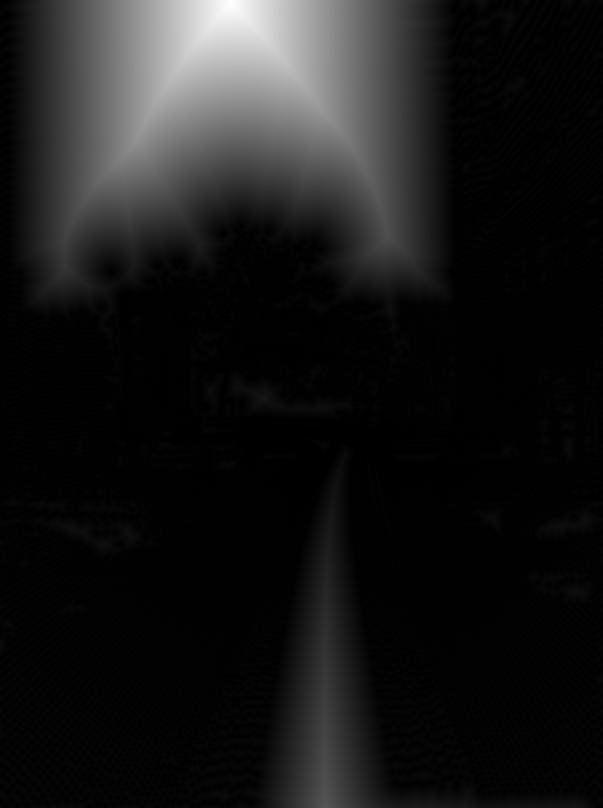
//> input picture data/distance_transform.jpg, 603 x 808 px
$ ./lasercut_test ../../data/distance_transform.jpg   (built with g++ and OpenCV 4)
//> lines starting //> are read from the running program, lines starting //| are printed output that depends on the picture; after the words box and inside, x2 and y2 are one past the last pixel; in counts of white or black regions, pixels touching at a corner belong together
### code/lasercut/lasercut.hpp
#ifndef _FURRY_LASER_CUT_
#define _FURRY_LASER_CUT_

#include <opencv2/core/core.hpp>

namespace furry
{

enum
  {
    LC_BGD    = 0,  //!< background
    LC_FGD    = 1,  //!< foreground
    LC_PR_BGD = 2,  //!< most probably background
    LC_PR_FGD = 3   //!< most probably foreground
  };


//! GrabCut algorithm flags
enum
  {

    LC_INIT_WITH_RECT  = 0,
    LC_INIT_WITH_MASK  = 1,
    LC_EVAL            = 2
  };


//! segments the image using GrabCut algorithm
void lasercut(cv::InputArray img, cv::InputOutputArray mask, cv::Rect rect,
              cv::InputOutputArray bgdModel, cv::InputOutputArray fgdModel,
              int iterCount, int mode = LC_EVAL );

void lasercut(cv::InputArray img, cv::InputArray dist_img,
              cv::InputOutputArray mask, cv::Rect rect,
              cv::InputOutputArray bgdModel, cv::InputOutputArray fgdModel,
              int iterCount, int mode = LC_EVAL );

} // furry

#endif

### code/lasercut/lasercut.cpp
// [40 lines of licence text are left out]

#include "precomp.hpp"
#include "lcgraph.hpp"
#include <limits>
#include <gflags/gflags.h>

using namespace cv;

/*
This is implementation of image segmentation algorithm GrabCut described in
"GrabCut — Interactive Foreground Extraction using Iterated Graph Cuts".
Carsten Rother, Vladimir Kolmogorov, Andrew Blake.
 */

/*
 GMM - Gaussian Mixture Model
*/
class GMM
{
public:
    static const int componentsCount = 5;

    GMM( Mat& _model );
    double operator()( const Vec3d color ) const;
    double operator()( int ci, const Vec3d color ) const;
    int whichComponent( const Vec3d color ) const;

    void initLearning();
    void addSample( int ci, const Vec3d color );
    void endLearning();

private:
    void calcInverseCovAndDeterm( int ci );
    Mat model;
    double* coefs;
    double* mean;
    double* cov;

    double inverseCovs[componentsCount][3][3];
    double covDeterms[componentsCount];

    double sums[componentsCount][3];
    double prods[componentsCount][3][3];
    int sampleCounts[componentsCount];
    int totalSampleCount;
};

GMM::GMM( Mat& _model )
{
    const int modelSize = 3/*mean*/ + 9/*covariance*/ + 1/*component weight*/;
    if( _model.empty() )
    {
        _model.create( 1, modelSize*componentsCount, CV_64FC1 );
        _model.setTo(Scalar(0));
    }
    else if( (_model.type() != CV_64FC1) || (_model.rows != 1) || (_model.cols != modelSize*componentsCount) )
        CV_Error( CV_StsBadArg, "_model must have CV_64FC1 type, rows == 1 and cols == 13*componentsCount" );

    model = _model;

    coefs = model.ptr<double>(0);
    mean = coefs + componentsCount;
    cov = mean + 3*componentsCount;

    for( int ci = 0; ci < componentsCount; ci++ )
        if( coefs[ci] > 0 )
             calcInverseCovAndDeterm( ci );
}

double GMM::operator()( const Vec3d color ) const
{
    double res = 0;
    for( int ci = 0; ci < componentsCount; ci++ )
        res += coefs[ci] * (*this)(ci, color );
    return res;
}

double GMM::operator()( int ci, const Vec3d color ) const
{
    double res = 0;
    if( coefs[ci] > 0 )
    {
		CV_Assert( covDeterms[ci] > std::numeric_limits<double>::epsilon() );
        Vec3d diff = color;
        double* m = mean + 3*ci;
        diff[0] -= m[0]; diff[1] -= m[1]; diff[2] -= m[2];
        double mult = diff[0]*(diff[0]*inverseCovs[ci][0][0] + diff[1]*inverseCovs[ci][1][0] + diff[2]*inverseCovs[ci][2][0])
                   + diff[1]*(diff[0]*inverseCovs[ci][0][1] + diff[1]*inverseCovs[ci][1][1] + diff[2]*inverseCovs[ci][2][1])
                   + diff[2]*(diff[0]*inverseCovs[ci][0][2] + diff[1]*inverseCovs[ci][1][2] + diff[2]*inverseCovs[ci][2][2]);
        res = 1.0f/sqrt(covDeterms[ci]) * exp(-0.5f*mult);
    }
    return res;
}

// [16 lines left out: function whichComponent, not called in this run]

void GMM::initLearning()
{
    for( int ci = 0; ci < componentsCount; ci++)
    {
        sums[ci][0] = sums[ci][1] = sums[ci][2] = 0;
        prods[ci][0][0] = prods[ci][0][1] = prods[ci][0][2] = 0;
        prods[ci][1][0] = prods[ci][1][1] = prods[ci][1][2] = 0;
        prods[ci][2][0] = prods[ci][2][1] = prods[ci][2][2] = 0;
        sampleCounts[ci] = 0;
    }
    totalSampleCount = 0;
}

void GMM::addSample( int ci, const Vec3d color )
{
    sums[ci][0] += color[0]; sums[ci][1] += color[1]; sums[ci][2] += color[2];
    prods[ci][0][0] += color[0]*color[0]; prods[ci][0][1] += color[0]*color[1]; prods[ci][0][2] += color[0]*color[2];
    prods[ci][1][0] += color[1]*color[0]; prods[ci][1][1] += color[1]*color[1]; prods[ci][1][2] += color[1]*color[2];
    prods[ci][2][0] += color[2]*color[0]; prods[ci][2][1] += color[2]*color[1]; prods[ci][2][2] += color[2]*color[2];
    sampleCounts[ci]++;
    totalSampleCount++;
}

void GMM::endLearning()
{
    const double variance = 0.01;
    for( int ci = 0; ci < componentsCount; ci++ )
    {
        int n = sampleCounts[ci];
        if( n == 0 )
            coefs[ci] = 0;
        else
        {
            coefs[ci] = (double)n/totalSampleCount;

            double* m = mean + 3*ci;
            m[0] = sums[ci][0]/n; m[1] = sums[ci][1]/n; m[2] = sums[ci][2]/n;

            double* c = cov + 9*ci;
            c[0] = prods[ci][0][0]/n - m[0]*m[0]; c[1] = prods[ci][0][1]/n - m[0]*m[1]; c[2] = prods[ci][0][2]/n - m[0]*m[2];
            c[3] = prods[ci][1][0]/n - m[1]*m[0]; c[4] = prods[ci][1][1]/n - m[1]*m[1]; c[5] = prods[ci][1][2]/n - m[1]*m[2];
            c[6] = prods[ci][2][0]/n - m[2]*m[0]; c[7] = prods[ci][2][1]/n - m[2]*m[1]; c[8] = prods[ci][2][2]/n - m[2]*m[2];

            double dtrm = c[0]*(c[4]*c[8]-c[5]*c[7]) - c[1]*(c[3]*c[8]-c[5]*c[6]) + c[2]*(c[3]*c[7]-c[4]*c[6]);
            if( dtrm <= std::numeric_limits<double>::epsilon() )
            {
                // Adds the white noise to avoid singular covariance matrix.
                c[0] += variance;
                c[4] += variance;
                c[8] += variance;
            }

            calcInverseCovAndDeterm(ci);
        }
    }
}

void GMM::calcInverseCovAndDeterm( int ci )
{
    if( coefs[ci] > 0 )
    {
        double *c = cov + 9*ci;
        double dtrm =
              covDeterms[ci] = c[0]*(c[4]*c[8]-c[5]*c[7]) - c[1]*(c[3]*c[8]-c[5]*c[6]) + c[2]*(c[3]*c[7]-c[4]*c[6]);

        CV_Assert( dtrm > std::numeric_limits<double>::epsilon() );
        inverseCovs[ci][0][0] =  (c[4]*c[8] - c[5]*c[7]) / dtrm;
        inverseCovs[ci][1][0] = -(c[3]*c[8] - c[5]*c[6]) / dtrm;
        inverseCovs[ci][2][0] =  (c[3]*c[7] - c[4]*c[6]) / dtrm;
        inverseCovs[ci][0][1] = -(c[1]*c[8] - c[2]*c[7]) / dtrm;
        inverseCovs[ci][1][1] =  (c[0]*c[8] - c[2]*c[6]) / dtrm;
        inverseCovs[ci][2][1] = -(c[0]*c[7] - c[1]*c[6]) / dtrm;
        inverseCovs[ci][0][2] =  (c[1]*c[5] - c[2]*c[4]) / dtrm;
        inverseCovs[ci][1][2] = -(c[0]*c[5] - c[2]*c[3]) / dtrm;
        inverseCovs[ci][2][2] =  (c[0]*c[4] - c[1]*c[3]) / dtrm;
    }
}

/*
  Calculate beta - parameter of GrabCut algorithm.
  beta = 1/(2*avg(sqr(||color[i] - color[j]||)))
*/
// [37 lines left out: function calcBeta, not called in this run]

/*
  Calculate weights of noterminal vertices of graph.
  beta and gamma - parameters of GrabCut algorithm.
 */
// [94 lines left out: functions calcNWeights, calcNWeights, not called in this run]

/*
  Check size, type and element values of mask matrix.
 */
// [19 lines left out: function checkMask, not called in this run]

/*
  Initialize mask using rectangular.
*/
void initMaskWithRect( Mat& mask, Size imgSize, Rect rect )
{
    mask.create( imgSize, CV_8UC1 );
    mask.setTo( GC_BGD );

    rect.x = max(0, rect.x);
    rect.y = max(0, rect.y);
    rect.width = min(rect.width, imgSize.width-rect.x);
    rect.height = min(rect.height, imgSize.height-rect.y);

    (mask(rect)).setTo( Scalar(GC_PR_FGD) );
}

/*
  Initialize GMM background and foreground models using kmeans algorithm.
*/
void initGMMs( const Mat& img, const Mat& mask, GMM& bgdGMM, GMM& fgdGMM )
{
    const int kMeansItCount = 10;
    const int kMeansType = KMEANS_PP_CENTERS;

    Mat bgdLabels, fgdLabels;
    vector<Vec3f> bgdSamples, fgdSamples;
    Point p;
    for( p.y = 0; p.y < img.rows; p.y++ )
    {
        for( p.x = 0; p.x < img.cols; p.x++ )
        {
            if( mask.at<uchar>(p) == GC_BGD || mask.at<uchar>(p) == GC_PR_BGD )
                bgdSamples.push_back( (Vec3f)img.at<Vec3b>(p) );
            else // GC_FGD | GC_PR_FGD
                fgdSamples.push_back( (Vec3f)img.at<Vec3b>(p) );
        }
    }
    CV_Assert( !bgdSamples.empty() && !fgdSamples.empty() );
    Mat _bgdSamples( (int)bgdSamples.size(), 3, CV_32FC1, &bgdSamples[0][0] );
    kmeans( _bgdSamples, GMM::componentsCount, bgdLabels,
            TermCriteria( CV_TERMCRIT_ITER, kMeansItCount, 0.0), 0, kMeansType );
    Mat _fgdSamples( (int)fgdSamples.size(), 3, CV_32FC1, &fgdSamples[0][0] );
    kmeans( _fgdSamples, GMM::componentsCount, fgdLabels,
            TermCriteria( CV_TERMCRIT_ITER, kMeansItCount, 0.0), 0, kMeansType );

    bgdGMM.initLearning();
    for( int i = 0; i < (int)bgdSamples.size(); i++ )
        bgdGMM.addSample( bgdLabels.at<int>(i,0), bgdSamples[i] );
    bgdGMM.endLearning();

    fgdGMM.initLearning();
    for( int i = 0; i < (int)fgdSamples.size(); i++ )
        fgdGMM.addSample( fgdLabels.at<int>(i,0), fgdSamples[i] );
    fgdGMM.endLearning();
}

/*
  Assign GMMs components for each pixel.
*/
// [13 lines left out: function assignGMMsComponents, not called in this run]

/*
  Learn GMMs parameters.
*/
// [24 lines left out: function learnGMMs, not called in this run]

/*
  Construct GCGraph
*/
// [59 lines left out: function constructGCGraph, not called in this run]

/*
  Estimate segmentation using MaxFlow algorithm
*/
// [18 lines left out: function estimateSegmentation, not called in this run]

DEFINE_double(lc_gamma, 50,
              "gamma in laser cut");

namespace furry
{

void lasercut(InputArray _img, InputOutputArray _mask, Rect rect,
                      InputOutputArray _bgdModel, InputOutputArray _fgdModel,
                      int iterCount, int mode )
{
    Mat img = _img.getMat();
    Mat& mask = _mask.getMatRef();
    Mat& bgdModel = _bgdModel.getMatRef();
    Mat& fgdModel = _fgdModel.getMatRef();

    if( img.empty() )
        CV_Error( CV_StsBadArg, "image is empty" );
    if( img.type() != CV_8UC3 )
        CV_Error( CV_StsBadArg, "image mush have CV_8UC3 type" );

    GMM bgdGMM( bgdModel ), fgdGMM( fgdModel );
    Mat compIdxs( img.size(), CV_32SC1 );

    if( mode == GC_INIT_WITH_RECT || mode == GC_INIT_WITH_MASK )
    {
        if( mode == GC_INIT_WITH_RECT )
            initMaskWithRect( mask, img.size(), rect );
        else // flag == GC_INIT_WITH_MASK
            checkMask( img, mask );
        initGMMs( img, mask, bgdGMM, fgdGMM );
    }

    if( iterCount <= 0)
        return;

    if( mode == GC_EVAL )
        checkMask( img, mask );

    const double gamma = 50;
    const double lambda = 9*gamma;
    const double beta = calcBeta( img );

    Mat leftW, upleftW, upW, uprightW;
    calcNWeights( img, leftW, upleftW, upW, uprightW, beta, gamma );

    for( int i = 0; i < iterCount; i++ )
    {
        GCGraph<double> graph;
        assignGMMsComponents( img, mask, bgdGMM, fgdGMM, compIdxs );
        learnGMMs( img, mask, compIdxs, bgdGMM, fgdGMM );
        constructGCGraph(img, mask, bgdGMM, fgdGMM, lambda, leftW, upleftW, upW, uprightW, graph );
        estimateSegmentation( graph, mask );
    }
}

// [57 lines left out: function lasercut, not called in this run]

} // furry

### code/lasercut/lasercut_test.cpp
#include <highgui.h>
#include <cv.h>
#include <iostream>

#include "lasercut.hpp"

using namespace std;
using namespace cv;
using namespace furry;

const string winName = "image";
const Scalar RED = Scalar(0,0,255);
const Scalar BLUE = Scalar(255,0,0);

void getBinMask( const Mat& comMask, Mat& binMask )
{
    if( comMask.empty() || comMask.type()!=CV_8UC1 )
        CV_Error( CV_StsBadArg, "comMask is empty or has incorrect type (not CV_8UC1)" );
    if( binMask.empty() || binMask.rows!=comMask.rows || binMask.cols!=comMask.cols )
        binMask.create( comMask.size(), CV_8UC1 );
    binMask = comMask & 1;
}

void changeMask( Mat& mask, vector<Point> bgdPixels, vector<Point> fgdPixels )
{
    vector<Point>::const_iterator it = bgdPixels.begin(), itEnd = bgdPixels.end();
    for( ; it != itEnd; ++it )
        mask.at<uchar>(*it) = GC_BGD;
    it = fgdPixels.begin(), itEnd = fgdPixels.end();
    for( ; it != itEnd; ++it )
        mask.at<uchar>(*it) = GC_FGD;
}

void showImage( Mat& _img, Mat& _mask, vector<Point>& _bgdPxls, vector<Point>& _fgdPxls )
{
    Mat res;
    Mat binMask;
    if( _mask.empty() )
        _img.copyTo( res );
    else
    {
        getBinMask( _mask, binMask );
        _img.copyTo( res, binMask );
    }

    vector<Point>::const_iterator it;
    for( it = _bgdPxls.begin(); it != _bgdPxls.end(); ++it )
        circle( res, *it, 1, BLUE );
    for( it = _fgdPxls.begin(); it != _fgdPxls.end(); ++it )
        circle( res, *it, 1, RED );

    imshow( winName, res );
}

Mat image;
Mat mask;
Mat bgdModel, fgdModel;
Rect rect;

enum{ NOT_SET = 0, IN_PROCESS = 1, SET = 2 };
uchar rectState = NOT_SET;
uchar lblsState = NOT_SET;

vector<Point> fgdPxls, bgdPxls;
Point p1, p2;
int iterCount;

void on_mouse( int event, int x, int y, int flags, void* param )
{
    switch( event )
    {
    case CV_EVENT_LBUTTONDOWN:
        {
            bool isb = (flags & CV_EVENT_FLAG_ALTKEY) != 0,
                isf = (flags & CV_EVENT_FLAG_SHIFTKEY) != 0;
            if( rectState == NOT_SET && !isb && !isf )
            {
                rectState = IN_PROCESS;
                p1 = Point(x, y);
            }
            if ( (isb || isf) && rectState == SET )
            {
                lblsState = IN_PROCESS;
            }
        }
        break;
    case CV_EVENT_LBUTTONUP:
        if( rectState == IN_PROCESS )
        {
            p2 = Point(x, y);
            rect = Rect( p1, p2 );
            rectState = SET;
            lasercut( image, mask, rect, bgdModel, fgdModel, 0, GC_INIT_WITH_RECT );
            assert( bgdPxls.empty() && fgdPxls.empty() );
            showImage( image, mask, bgdPxls, fgdPxls );
        }
        if( lblsState == IN_PROCESS )
        {
            lblsState = NOT_SET;
            showImage( image, mask, bgdPxls, fgdPxls );
        }
        break;
    case CV_EVENT_MOUSEMOVE:
        if( rectState == IN_PROCESS )
        {
            Mat res;
            image.copyTo(res);
            rectangle(res, p1, Point(x,y), Scalar(0,255,0), 2);
            imshow(winName, res);
        }
        else if( lblsState == IN_PROCESS )
        {
            Point p = Point(x, y);
            if( flags & CV_EVENT_FLAG_ALTKEY )
            {
                bgdPxls.push_back(p);
                showImage( image, mask, bgdPxls, fgdPxls );
            }
            if( flags & CV_EVENT_FLAG_SHIFTKEY )
            {
                fgdPxls.push_back( Point(x, y) );
                showImage( image, mask, bgdPxls, fgdPxls );
            }
        }
        break;
    }
}

int main( int argc, char** argv )
{
    if( argc==1 )
        return 1;
    string filename = argv[1];
    if( filename.empty() )
        return 1;
    image = imread( filename, 1 );
//> image is the input picture: 808 rows x 603 cols, CV_8UC3; min 0, max 255, mean 24.2
    if( image.empty() )
        return 1;

    cout << "Hot keys: \n" <<
        "\tESC - quit the program\n"
        "First, select the rectangular area\n"
        "\tr - restore the original image\n"
        "\tn - next iteration\n"
        "\n\n"
        "\tleft mouse button - set rectangle\n"
        "\talt+left mouse button - set background pixels\n"
        "\tshift+left mouse button - set foreground pixels\n";

    cvNamedWindow( winName.c_str(), CV_WINDOW_NORMAL );
    imshow( winName, image );

    cvSetMouseCallback( winName.c_str(), on_mouse, 0 );

    rectState = NOT_SET;
    lblsState = NOT_SET;
    iterCount = 0;
    for(;;)
    {
        int c = cvWaitKey(0);
//> the left mouse button is pressed at (150, 202)
//> the mouse is dragged to (301, 404)
//> the mouse is dragged to (452, 606)
//> call 3 of on_mouse, with event = 0, x = 452, y = 606, flags = 1
//> in on_mouse (call 3), `rectangle(res, p1, Point(x,y), Scalar(0,255,0), 2);`:
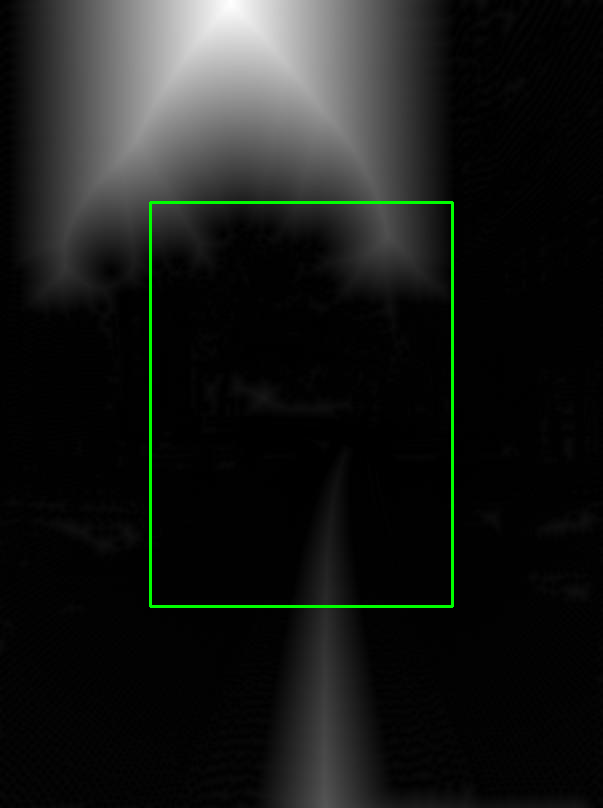
//> res: 808 rows x 603 cols, CV_8UC3; mean B, G, R 24.1, 26.3, 24.1
//> the button is released at (452, 606)
//> call 4 of on_mouse, with event = 4, x = 452, y = 606, flags = 0
//> after the loop in initGMMs, `for( p.y = 0; p.y < img.rows; p.y++ )`: bgdSamples = 365216 items; fgdSamples = 122008 items
//> the loop in endLearning, `for( int ci = 0; ci < componentsCount; ci++ )` made 5 passes
//> n on passes 1 to 5: 20598, 262104, 28980, 42371, 11163
//> after the loop in endLearning, `for( int ci = 0; ci < componentsCount; ci++ )`: model = 65 values, max 371.3 at index 56, min 0.0306 at index 4, mean 160.6
//> the loop in endLearning (call 2), `for( int ci = 0; ci < componentsCount; ci++ )` made 5 passes
//> n on passes 1 to 5: 7042, 95827, 3309, 4873, 10957
//> in on_mouse (call 4), `lasercut( image, mask, rect, bgdModel, fgdModel, 0, GC_INIT_WITH_RECT );`:
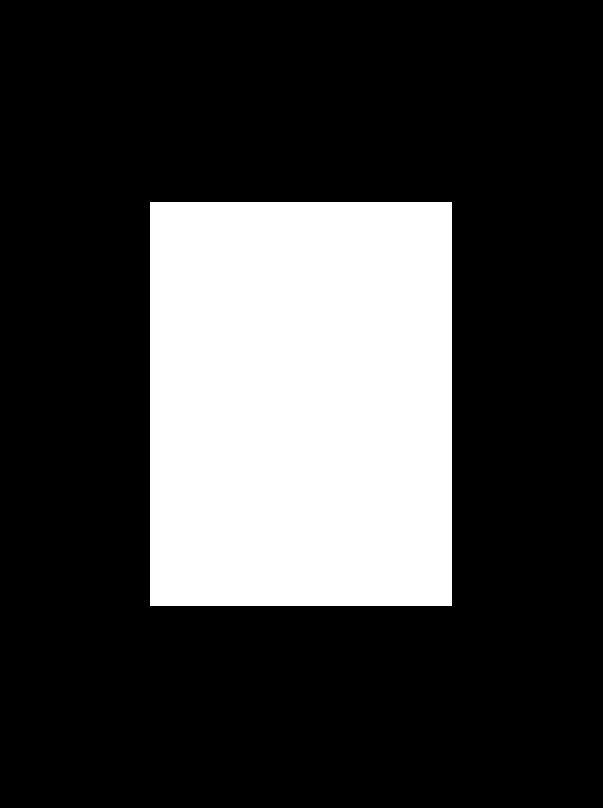
//> mask: 808 rows x 603 cols, CV_8UC1; values 0 (black) and 3 (white), 25% white; 1 white region, box (x1, y1, x2, y2) and area: (150, 202, 452, 606) 122008
//> in on_mouse (call 4), `lasercut( image, mask, rect, bgdModel, fgdModel, 0, GC_INIT_WITH_RECT );`: bgdModel has the same summary as model in endLearning; fgdModel = 65 values, max 64.96 at index 11, min 0.0271 at index 2, mean 24.25
//> in showImage, `_img.copyTo( res, binMask );`:
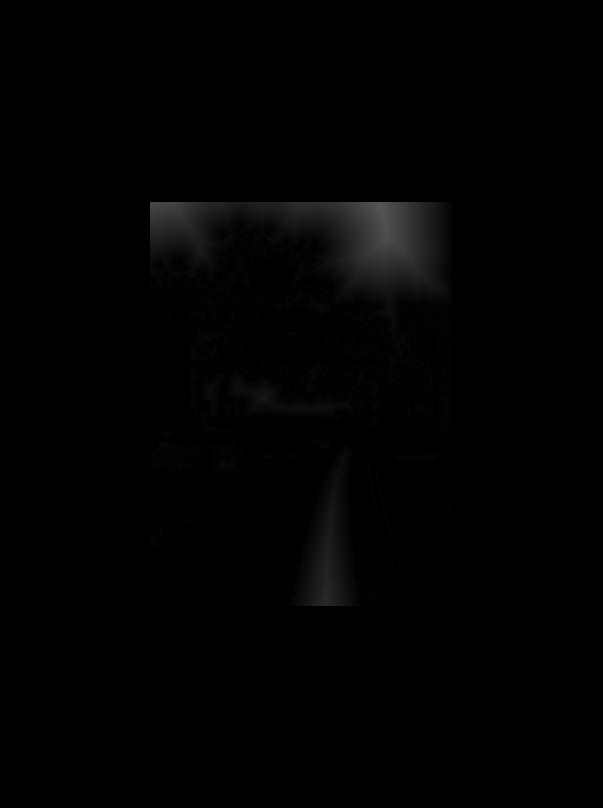
//> res: 808 rows x 603 cols, CV_8UC3; min 0, max 87, mean 1.8
//> the Esc key is pressed
        switch( (char) c )
        {
        case '\x1b':
            cout << "Exiting ..." << endl;
            goto exit_main;
        case 'r':
            rectState = NOT_SET;
            lblsState = NOT_SET;
            iterCount = 0;
            bgdPxls.clear(); fgdPxls.clear();
            mask.release();
            cout << endl;
            assert( bgdPxls.empty() && fgdPxls.empty() && mask.empty() );
            showImage( image, mask, bgdPxls, fgdPxls );
            break;
        case 'n':
            cout << "<" << iterCount << "... ";
            if( rectState == SET )
            {
                changeMask( mask, bgdPxls, fgdPxls );
                bgdPxls.clear(); fgdPxls.clear();
                lasercut( image, mask, rect, bgdModel, fgdModel, 1 );
                showImage( image, mask, bgdPxls, fgdPxls );
                cout << iterCount << ">" << endl;
                iterCount++;
            }
            else
                cout << "rect is not determined>" << endl;
            break;
        }
    }

exit_main:
    cvDestroyWindow( winName.c_str() );
    return 0;
}

$ run again, on data/points_00_00.jpg
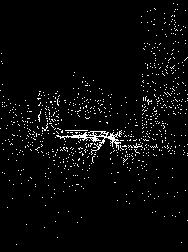
//> input picture data/points_00_00.jpg, 188 x 252 px
//> image is the input picture: 252 rows x 188 cols, CV_8UC3; min 0, max 255, mean 10
//> in on_mouse (call 3), `rectangle(res, p1, Point(x,y), Scalar(0,255,0), 2);`:
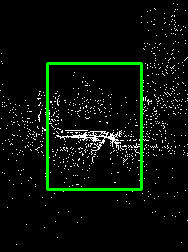
//> res: 252 rows x 188 cols, CV_8UC3; mean B, G, R 9.6, 16.7, 9.6
//> after the loop in initGMMs, `for( p.y = 0; p.y < img.rows; p.y++ )`: bgdSamples = 35532 items; fgdSamples = 11844 items, first 12: [0, 0, 0], [0, 0, 0], [0, 0, 0], [0, 0, 0], [0, 0, 0], [0, 0, 0], [0, 0, 0], [0, 0, 0], [0, 0, 0], [0, 0, 0], [0, 0, 0], [0, 0, 0]
//> fgdLabels = 11844 values, max 4 at index 968, min 0 at index 0, mean 0.688
//> the loop in endLearning, `for( int ci = 0; ci < componentsCount; ci++ )` made 5 passes
//> n on passes 1 to 5: 3065, 708, 29807, 1453, 499
//> after the loop in endLearning, `for( int ci = 0; ci < componentsCount; ci++ )`: model = 65 values, max 251.6 at index 8, min 0.014 at index 4, mean 20.75
//> the loop in endLearning (call 2), `for( int ci = 0; ci < componentsCount; ci++ )` made 5 passes
//> n on passes 1 to 5: 8360, 872, 760, 1648, 204
//> mask: 252 rows x 188 cols, CV_8UC1; values 0 (black) and 3 (white), 25% white; 1 white region, box (x1, y1, x2, y2) and area: (47, 63, 141, 189) 11844
